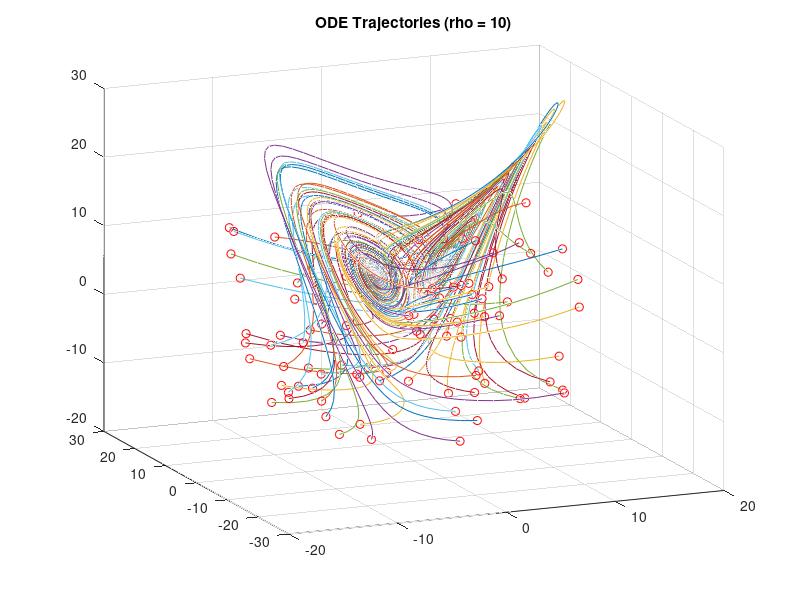
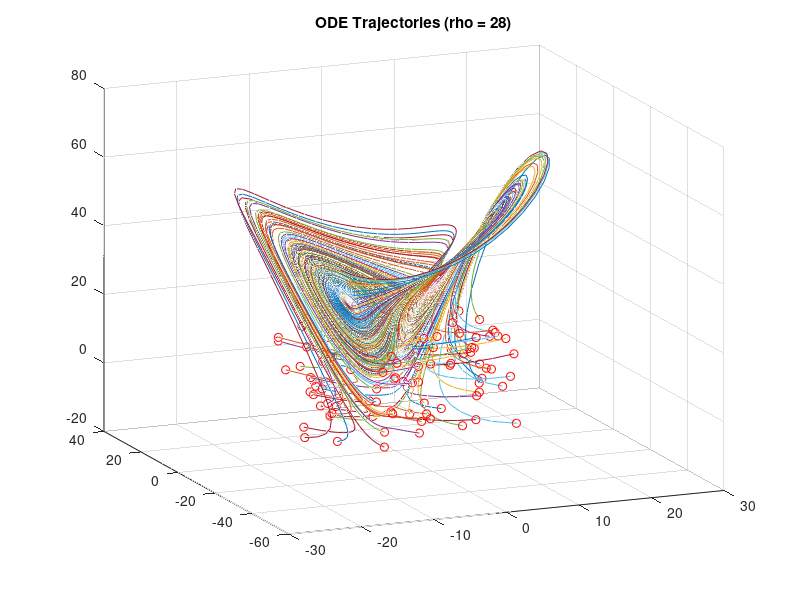
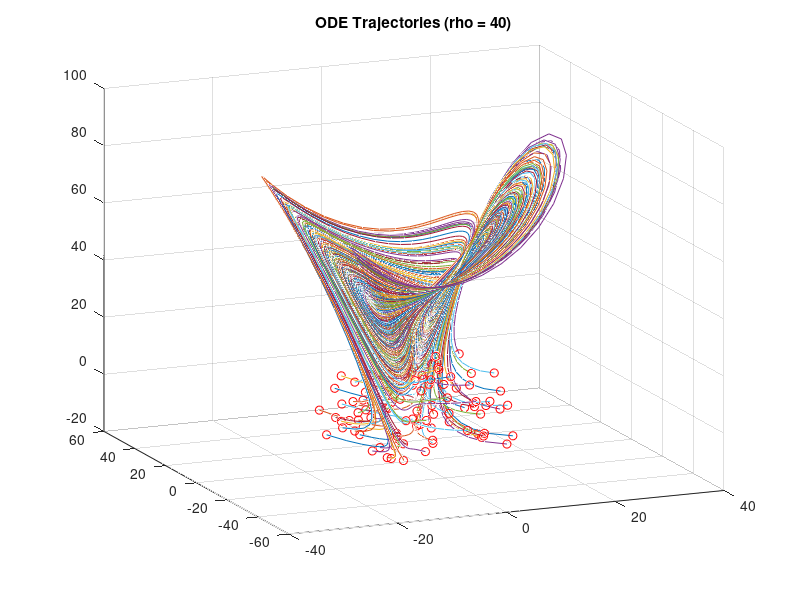

Reproduce these figures in MATLAB, in order. (Note: this script raises an error after producing the figures.)
clear all; close all; clc

% Simulate Lorenz system
dt = 0.01; T = 8; t = 0:dt:T;
b = 8/3; sig = 10;

% Rho = 10
r1 = 10;
Lorenz1 = @(t,x)([ sig * (x(2) - x(1))       ; ...
                  r1 * x(1)-x(1) * x(3) - x(2) ; ...
                  x(1) * x(2) - b*x(3)         ]);              
ode_options = odeset('RelTol',1e-10, 'AbsTol',1e-11);

figure(1)
input1 = []; output1 = [];
for j = 1:100  % training trajectories
    x0 = 30*(rand(3,1)-0.5);
    [t,y] = ode45(Lorenz1,t,x0);
    input1 = [input1; y(1:end-1,:)];
    output1 = [output1; y(2:end,:)];
    plot3(y(:,1),y(:,2),y(:,3)), hold on
    plot3(x0(1),x0(2),x0(3),'ro')
end
grid on, view(-23,18), title('ODE Trajectories (rho = 10)')

% Rho = 28
r2 = 28;
Lorenz2 = @(t,x)([ sig * (x(2) - x(1))       ; ...
                  r2 * x(1)-x(1) * x(3) - x(2) ; ...
                  x(1) * x(2) - b*x(3)         ]);              
ode_options = odeset('RelTol',1e-10, 'AbsTol',1e-11);

figure(2)
input2 = []; output2 = [];
for j = 1:100  % training trajectories
    x0 = 30*(rand(3,1)-0.5);
    [t,y] = ode45(Lorenz2,t,x0);
    input2 = [input2; y(1:end-1,:)];
    output2 = [output2; y(2:end,:)];
    plot3(y(:,1),y(:,2),y(:,3)), hold on
    plot3(x0(1),x0(2),x0(3),'ro')
end
grid on, view(-23,18), title('ODE Trajectories (rho = 28)')

% Rho = 40
r3 = 40;
Lorenz3 = @(t,x)([ sig * (x(2) - x(1))       ; ...
                  r3 * x(1)-x(1) * x(3) - x(2) ; ...
                  x(1) * x(2) - b*x(3)         ]);              
ode_options = odeset('RelTol',1e-10, 'AbsTol',1e-11);

figure(3)
input3 = []; output3 = [];
for j = 1:100  % training trajectories
    x0 = 30*(rand(3,1)-0.5);
    [t,y] = ode45(Lorenz3,t,x0);
    input3 = [input3; y(1:end-1,:)];
    output3 = [output3; y(2:end,:)];
    plot3(y(:,1),y(:,2),y(:,3)), hold on
    plot3(x0(1),x0(2),x0(3),'ro')
end
grid on, view(-23,18), title('ODE Trajectories (rho = 40)')

% Training NN
n = randi([1 80000],1,0.9*80000); % generating indices for 90% training
input = [input1(n,:); input2(n,:); input3(n,:)]; % collecting the inputs
output = [output1(n,:); output2(n,:); output3(n,:)]; % collecting the outputs

net = feedforwardnet([10 10 10]);
net.layers{1}.transferFcn = 'logsig';
net.layers{2}.transferFcn = 'radbas';
net.layers{3}.transferFcn = 'purelin';
net = train(net,input.',output.'); % manually stopped training at 60 epochs

%% Future-State Predictions for Rho = 17 & Rho = 35
r4 = 17; % rho = 17
Lorenz4 = @(t,x)([ sig * (x(2) - x(1))       ; ...
                  r4 * x(1)-x(1) * x(3) - x(2) ; ...
                  x(1) * x(2) - b*x(3)         ]);              
ode_options = odeset('RelTol',1e-10, 'AbsTol',1e-11);

figure(4)
x0 = 20*(rand(3,1)-0.5);
[t,y] = ode45(Lorenz4,t,x0);
plot3(y(:,1),y(:,2),y(:,3)), hold on
plot3(x0(1),x0(2),x0(3),'ro','Linewidth',[2])
grid on

ynn(1,:) = x0;
for jj = 2:length(t)
    y0 = net(x0);
    ynn(jj,:) = y0.'; x0 = y0;
end
plot3(ynn(:,1),ynn(:,2),ynn(:,3),':','Linewidth',[2])
legend('Trajectory','IC','Prediction'), title('NN Prediction (rho = 17)')

figure(5)
subplot(3,2,1), plot(t,y(:,1),t,ynn(:,1),'Linewidth',[2]), title('X direction (rho = 17)')
subplot(3,2,3), plot(t,y(:,2),t,ynn(:,2),'Linewidth',[2]), title('Y direction (rho = 17)')
subplot(3,2,5), plot(t,y(:,3),t,ynn(:,3),'Linewidth',[2]), title('Z direction (rho = 17)')

r5 = 35; % rho = 35
Lorenz5 = @(t,x)([ sig * (x(2) - x(1))       ; ...
                  r5 * x(1)-x(1) * x(3) - x(2) ; ...
                  x(1) * x(2) - b*x(3)         ]);              
ode_options = odeset('RelTol',1e-10, 'AbsTol',1e-11);

figure(6)
x0 = 20*(rand(3,1)-0.5);
[t,y] = ode45(Lorenz5,t,x0);
plot3(y(:,1),y(:,2),y(:,3)), hold on
plot3(x0(1),x0(2),x0(3),'ro','Linewidth',[2])
grid on

ynn(1,:) = x0;
for jj = 2:length(t)
    y0 = net(x0);
    ynn(jj,:) = y0.'; x0 = y0;
end
plot3(ynn(:,1),ynn(:,2),ynn(:,3),':','Linewidth',[2])
legend('Trajectory','IC','Prediction'), title('NN Prediction (rho = 35)')

figure(5)
subplot(3,2,2), plot(t,y(:,1),t,ynn(:,1),'Linewidth',[2]), title('X direction (rho = 35)')
subplot(3,2,4), plot(t,y(:,2),t,ynn(:,2),'Linewidth',[2]), title('Y direction (rho = 35)')
subplot(3,2,6), plot(t,y(:,3),t,ynn(:,3),'Linewidth',[2]), title('Z direction (rho = 35)')

figure(4), view(-75,15)
figure(6), view(-75,15)
figure(5)
subplot(3,2,1), set(gca,'Fontsize',[15],'Xlim',[0 8])
subplot(3,2,2), set(gca,'Fontsize',[15],'Xlim',[0 8])
subplot(3,2,3), set(gca,'Fontsize',[15],'Xlim',[0 8])
subplot(3,2,4), set(gca,'Fontsize',[15],'Xlim',[0 8])
subplot(3,2,5), set(gca,'Fontsize',[15],'Xlim',[0 8])
subplot(3,2,6), set(gca,'Fontsize',[15],'Xlim',[0 8])
legend('Lorenz','NN')

%% Identify Transitions from One Lobe to Another (rho = 28)
rho = r2; % rho = 28
Lorenz = Lorenz2; % Lorenz equations corresponding to rho = 28

X_input = []; X_output = []; Y_input = []; Y_output = [];
x0 = 30*(rand(3,1)-0.5);

[t,y] = ode45(Lorenz,t,x0);
X_input = [X_input; y(1:end-1,1)]; X_output = [X_output; y(2:end,1)];
Y_input = [Y_input; y(1:end-1,2)]; Y_output = [Y_output; y(2:end,2)];

figure(7) % viewing two lobes with a line to show the transition
plot(X_input,Y_input), hold on
plot(-20:20,2.*[-20:20],'Linewidth',[2]), xlabel('X'), ylabel('Y')
title('Transition Line Between Lobes')

% determining the two lobes (setting the values to be 1 or -1)
lobe = [];
for i = 1:length(X_input)
    if Y_input(i) > 2*X_input(i)
        lobe = [lobe; 1];
    else
        lobe = [lobe; -1];
    end
end

% finding the labels for the transitions between lobes (when the labels
% jump from 0 to a large value, we know that it transitioned between lobes)
label = [1]; temp = 0;
for i = length(lobe):-1:2
    if sign(lobe(i)*lobe(i-1)) == -1 % if the data transitioned to a new lobe
        temp = 0; % reset temporary value
        label = [temp; label]; % set label to 0
    else % if the data does not transition to a new lobe
        temp = temp+1; % keep increasing temporary value
        label = [temp; label];
    end
end

% Training NN
Train = [X_output(1:length(label)) Y_output(1:length(label))]; % combining the output sets for training

net0 = feedforwardnet([10 10 10]);
net0.layers{1}.transferFcn = 'logsig';
net0.layers{2}.transferFcn = 'radbas';
net0.layers{3}.transferFcn = 'purelin';
net0 = train(net0,Train.',label.');

% running ODE solution through NN
x0 = 30*(rand(3,1)-0.5);
[t,y] = ode45(Lorenz,t,x0);
pre_label = y(:,1:2).'; % taking only the x & y directions from ode45
prediction = net0(pre_label); % getting prediction labels

% plotting the predictions
figure(8)
plot(prediction.','r','Linewidth',[2]), hold on
plot(label,'b','Linewidth',[2]), legend('Prediction','True Label')
title('Predictions of Lobe Transition')